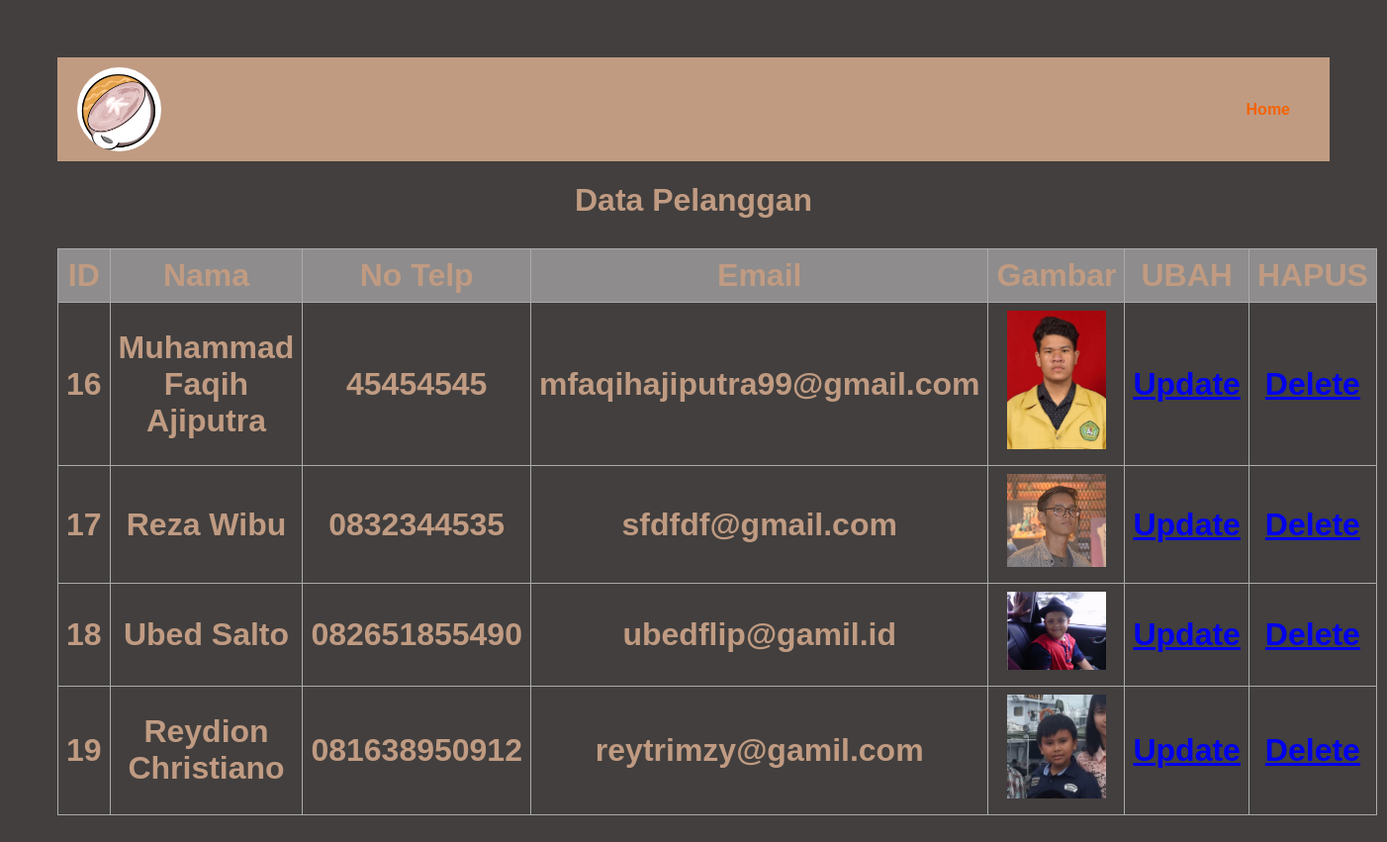
Page /dashboard.php on the committed database.
### tables this page shows
CREATE TABLE `pelanggan` (
  `id` int(50) NOT NULL,
  `nama` varchar(100) NOT NULL,
  `notelp` varchar(100) NOT NULL,
  `email` varchar(100) NOT NULL,
  `gambar` varchar(100) NOT NULL
);

### dashboard.php (the view, shortened to what this page needs)
<?php
require 'koneksi.php';
$query = "SELECT * FROM pelanggan";
$result = $conn->query($query);
$pelanggan_data = [];
if ($result->num_rows > 0) {
    while($row = $result->fetch_assoc()) {
        $pelanggan_data[] = $row;
    }
}
?>
<!DOCTYPE html>
<html lang="en">
<head>
    <link rel="stylesheet" href="lihatcss.css">
</head>
<body>
<nav>
    <img src="logo.jpeg" alt="Logo" width="100px" >
        <ul class="menu">
            <li><a href="index.php">Home</a></li>
        </ul>
    </nav>
    <h1>Data Pelanggan</h1>
    <table>
        <thead>
            <tr>
                <th>ID</th>
                <th>Nama</th>
                <th>No Telp</th>
                <th>Email</th>
                <th>Gambar</th>
                <th>UBAH</th>
                <th>HAPUS</th>
            </tr>
        </thead>
        <tbody>
        <?php foreach($pelanggan_data as $data): ?>
        <tr>
            <td><?php echo $data['id']; ?></td>
            <td><?php echo $data['nama']; ?></td>
            <td><?php echo $data['notelp']; ?></td>
            <td><?php echo $data['email']; ?></td>
            <td><img src="gambar/<?php echo $data['gambar']; ?>" alt="Gambar Pelanggan" width="100"></td>
            <td><a href="update.php?id=<?php echo $data['id']; ?>">Update</a></td>
            <td><a href="dashboard.php?action=delete&id=<?php echo $data['id']; ?>" onclick="return confirm('APAKAH YAKIN MENGHAPUS DATA TERSEBUT?')">Delete</a></td>
        </tr>
        <?php endforeach; ?>
    </tbody>
</body>
</html>

### lihatcss.css (style rules this page uses)
body { font-family: Arial, sans-serif; padding: 50px; text-align: center; background-color: #423F3E ; }
h1 { color: #c09b82; margin-bottom: 30px; }
table { width: 100%; border-collapse: collapse; margin-bottom: 50px; }
table, th, td { border: 1px solid #131111; }
th, td { padding: 8px; border: 1px solid #ABABAB; color: #c09b82; font-size: xx-large; font-weight: bold; }
th { background-color: #8e8c8c; }
nav { background-color: #c09b82; display: flex; justify-content: space-between; align-items: center; padding: 10px 20px; }
nav img { width: 85px; height: 85px; border-radius: 50%; object-fit: cover; }
.menu { list-style: none; display: flex; }
.menu li { margin-right: 20px; }
.menu a { text-decoration: none; color: #f46303; font-weight: bold; transition: color 0.3s ease; }

### rows in the picture
pelanggan: id "16", nama "Muhammad Faqih Ajiputra", notelp "45454545", email "mfaqihajiputra99@gmail.com", gambar (picture)
pelanggan: id "17", nama "Reza Wibu", notelp "0832344535", email "sfdfdf@gmail.com", gambar (picture)
pelanggan: id "18", nama "Ubed Salto", notelp "082651855490", email "ubedflip@gamil.id", gambar (picture)
pelanggan: id "19", nama "Reydion Christiano", notelp "081638950912", email "reytrimzy@gamil.com", gambar (picture)
